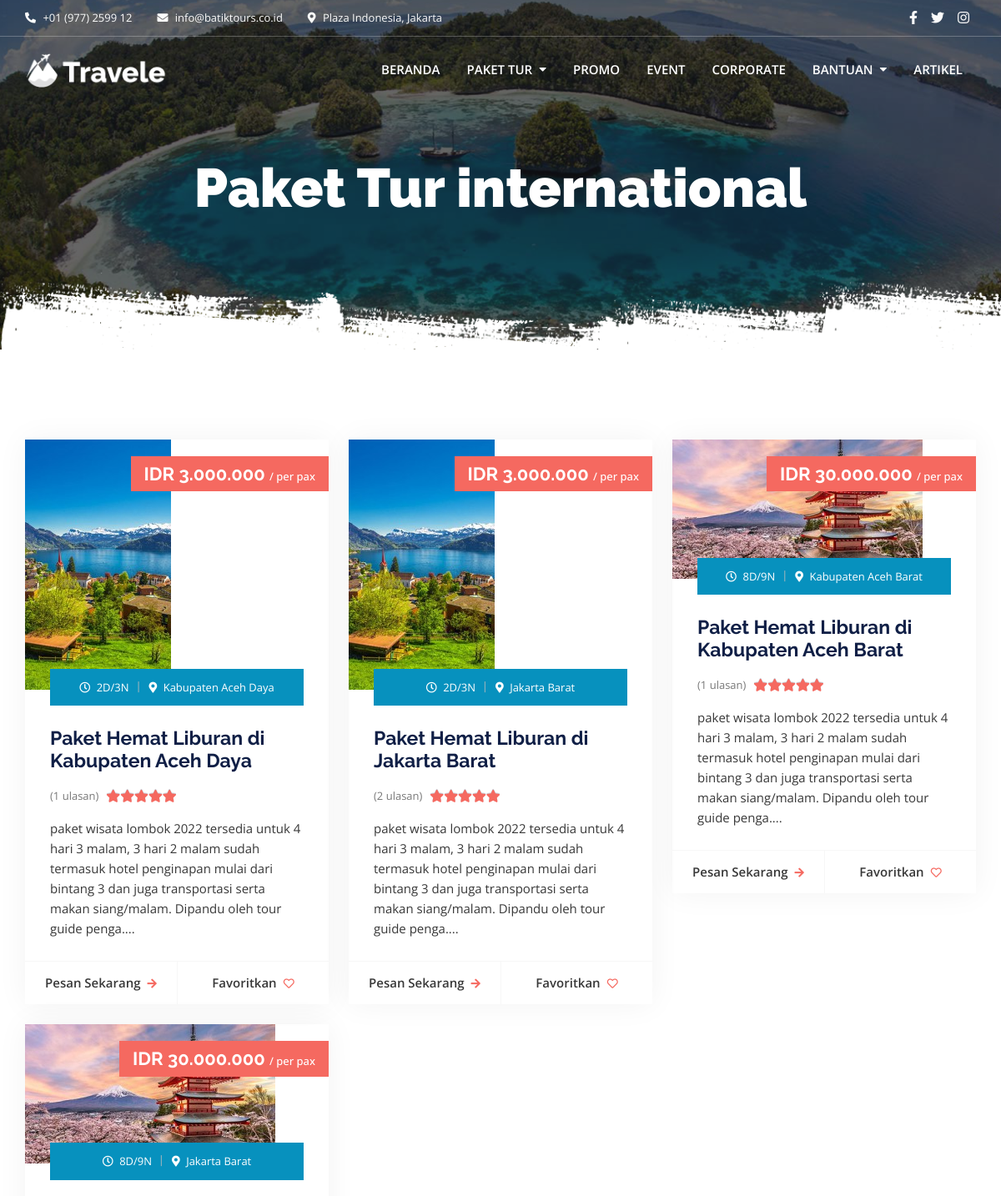
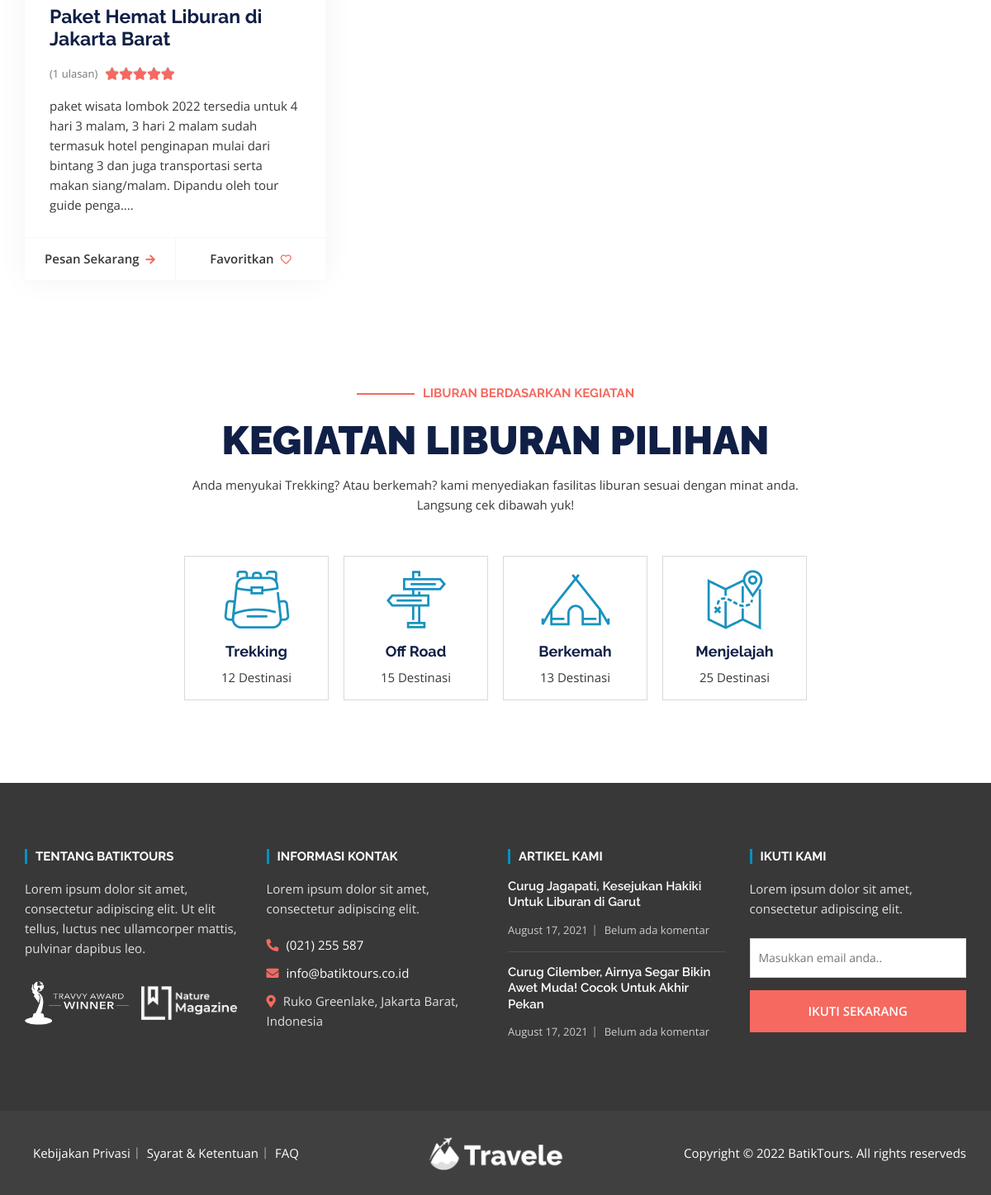
The app's page /index.php/user/international with its own data (2 pictures, top to bottom).
### tables this page shows
CREATE TABLE `package` (
  `id_package` int(11) NOT NULL,
  `package_category_id` int(11) NOT NULL,
  `package_name` varchar(255) NOT NULL,
  `sub_package_name` varchar(255) NOT NULL,
  `slug` varchar(255) NOT NULL,
  `price` int(11) NOT NULL,
  `promo` int(11) NOT NULL,
  `discount` int(11) NOT NULL,
  `star` int(11) NOT NULL,
  `photo` varchar(255) NOT NULL,
  `description` text NOT NULL,
  `itinerary` text NOT NULL,
  `reviews` text NOT NULL,
  `location` varchar(255) NOT NULL,
  `country` int(11) NOT NULL,
  `province` int(11) NOT NULL,
  `cities` varchar(255) NOT NULL,
  `pax` int(11) NOT NULL,
  `day` int(11) NOT NULL,
  `night` int(11) NOT NULL,
  `family` varchar(255) NOT NULL,
  `date` date NOT NULL,
  `post_status` varchar(255) NOT NULL,
  `package_status` int(3) NOT NULL,
  `post_by` varchar(255) NOT NULL,
  `origin` varchar(255) NOT NULL,
  `thumbnail` varchar(255) NOT NULL
);

### application/controllers/User.php (called while the page is built, shortened)
<?php
class User extends CI_Controller {
	public function __construct() {
  		$this->load->helper(array('form', 'url','file'));
			$this->load->library('session');
	}
	public function international() {
		$this->load->model('User_model','package');
		$t['international'] = $this->package->internationals();
		$a['header'] =  $this->load->view('layout/header_frontend',null, true);
		$a['footer'] =  $this->load->view('layout/footer_frontend',null, true);
		$a['content'] =  $this->load->view('international/content',$t, true);
		$page = $this->load->view('layout/layout_frontend',$a);
		return $page;
	}
}

### index.php (called while the page is built, shortened)
<?php
require_once BASEPATH.'core/CodeIgniter.php';

### application/models/User_model.php (called while the page is built, shortened)
<?php
class User_model extends CI_Model {
public function convert_city($id)
{
	$data = $this->db->query("select * from cities where id_cities = '".$id."'")->result_array();
	return $data[0]['cities_name'];
}
public function internationals()
{
	$sql = $this->db->query("select * from package where package_category_id = '2' and package_status = '1' and post_status = 'Publish'")->result_array();
	$row = array();
	for($i=0;$i<count($sql);$i++){
		$row[] = array(
			"id_package" => $sql[$i]['id_package'],
			"package_category_id" => $sql[$i]['package_category_id'],
			"package_name" => $sql[$i]['package_name'],
			"sub_package_name" => $sql[$i]['sub_package_name'],
			"slug" => $sql[$i]['slug'],
			"price" => $sql[$i]['price'],
			"promo" => $sql[$i]['promo'],
			"discount" => $sql[$i]['discount'],
			"star" => $sql[$i]['star'],
			"photo" => $sql[$i]['photo'],
			"description" => $sql[$i]['description'],
			"itinerary" => $sql[$i]['itinerary'],
			"reviews" => $sql[$i]['reviews'],
			"location" => $sql[$i]['location'],
			"cities" => $this->convert_city($sql[$i]['cities']),
			"pax" => $sql[$i]['pax'],
			"day" => $sql[$i]['day'],
			"night" => $sql[$i]['night'],
			"family" => $sql[$i]['family'],
			"date" => $sql[$i]['date'],
			"post_status" => $sql[$i]['post_status'],
			"package_status" => $sql[$i]['package_status'],
			"post_by" => $sql[$i]['post_by'],
			"origin" => $sql[$i]['origin'],
			"thumbnail" => $sql[$i]['thumbnail'],
		);
	}
	return $row;
}
} ?>

### application/views/international/content.php (the view)
<?php include APPPATH."views/layout/menu_user.php" ; ?>
<main id="content" class="site-main">
    <section class="inner-banner-wrap">
        <div class="inner-baner-container"
            style="background-image: url(<?= base_url()?>assets/frontend/assets/images/destinasi.jpg);">
            <div class="container">
                <div class="inner-banner-content">
                    <h1 class="inner-title">Paket Tur international</h1>
                </div>
            </div>
        </div>
        <div class="inner-shape"></div>
    </section>
    <div class="package-section">
        <div class="container">
            <div class="package-inner">
                <div class="row">
                    <?php
                    for($i=0;$i<count($international);$i++){ ?>
                    <div class="col-lg-4 col-md-6">
                        <div class="package-wrap">
                            <figure class="feature-image">
                                <a href="<?= base_url('detail-package/'.$international[$i]['slug'])?>">
                                    <img src="<?= $international[$i]['photo']?>" alt="">
                                </a>
                            </figure>
                            <div class="package-price">
                                <h6>
                                    <span>IDR <?= number_format($international[$i]['price'],0,',','.')?> </span> / per pax
                                </h6>
                            </div>
                            <div class="package-content-wrap">
                                <div class="package-meta text-center">
                                    <ul>
                                        <li>
                                            <i class="far fa-clock"></i>
                                            <?= $international[$i]['day']?>D/<?= $international[$i]['night']?>N
                                        </li>
                                        <li>
                                            <i class="fas fa-map-marker-alt"></i>
                                            <?= $international[$i]['cities']?>
                                        </li>
                                    </ul>
                                </div>
                                <div class="package-content">
                                    <h3>
                                        <a href="<?= base_url('detail-package/'.$international[$i]['slug'])?>">Paket Hemat Liburan di <?= $international[$i]['cities']?></a>
                                    </h3>
                                    <div class="review-area">
                                        <span class="review-text">(<?= $international[$i]['star']?> ulasan)</span>
                                        <div class="rating-start" title="Rated 5 out of 5">
                                            <span style="width: 100%"></span>
                                        </div>
                                    </div>
                                    <p><?= substr($international[$i]['description'],0,200)?>....</p>
                                    <div class="btn-wrap">
                                        <a href="<?= base_url('detail-package/'.$international[$i]['slug'])?>" class="button-text width-6">Pesan Sekarang<i
                                                class="fas fa-arrow-right"></i></a>
                                        <a href="#" class="button-text width-6">Favoritkan<i
                                                class="far fa-heart"></i></a>
                                    </div>
                                </div>
                            </div>
                        </div>
                    </div>
                    <?php } ?>
                </div>
            </div>
        </div>
    </div>
    <section class="activity-section">
        <div class="container">
            <div class="section-heading text-center">
                <div class="row">
                    <div class="col-lg-8 offset-lg-2">
                        <h5 class="dash-style">LIBURAN BERDASARKAN KEGIATAN</h5>
                        <h2>KEGIATAN LIBURAN PILIHAN</h2>
                        <p>Anda menyukai Trekking? Atau berkemah? kami menyediakan fasilitas liburan sesuai dengan minat
                            anda. Langsung cek dibawah yuk!</p>
                    </div>
                </div>
            </div>
            <div class="activity-inner row">
                <div class="col-lg-2 col-md-4 col-sm-6">
                </div>
                <div class="col-lg-2 col-md-4 col-sm-6">
                    <div class="activity-item">
                        <div class="activity-icon">
                            <a href="#">
                                <img src="<?= base_url()?>assets/frontend/assets/images/icon10.png" alt="">
                            </a>
                        </div>
                        <div class="activity-content">
                            <h4>
                                <a href="#">Trekking</a>
                            </h4>
                            <p>12 Destinasi</p>
                        </div>
                    </div>
                </div>
                <div class="col-lg-2 col-md-4 col-sm-6">
                    <div class="activity-item">
                        <div class="activity-icon">
                            <a href="#">
                                <img src="<?= base_url()?>assets/frontend/assets/images/icon8.png" alt="">
                            </a>
                        </div>
                        <div class="activity-content">
                            <h4>
                                <a href="#">Off Road</a>
                            </h4>
                            <p>15 Destinasi</p>
                        </div>
                    </div>
                </div>
                <div class="col-lg-2 col-md-4 col-sm-6">
                    <div class="activity-item">
                        <div class="activity-icon">
                            <a href="#">
                                <img src="<?= base_url()?>assets/frontend/assets/images/icon7.png" alt="">
                            </a>
                        </div>
                        <div class="activity-content">
                            <h4>
                                <a href="#">Berkemah</a>
                            </h4>
                            <p>13 Destinasi</p>
                        </div>
                    </div>
                </div>
                <div class="col-lg-2 col-md-4 col-sm-6">
                    <div class="activity-item">
                        <div class="activity-icon">
                            <a href="#">
                                <img src="<?= base_url()?>assets/frontend/assets/images/icon11.png" alt="">
                            </a>
                        </div>
                        <div class="activity-content">
                            <h4>
                                <a href="#">Menjelajah</a>
                            </h4>
                            <p>25 Destinasi</p>
                        </div>
                    </div>
                </div>
            </div>
        </div>
    </section>
</main>

### records on screen
package: photo (picture), price "3.000.000", day "2", night "3", cities "Kabupaten Aceh Daya", star "1", description "paket wisata lombok 2022 tersedia untuk 4 hari 3 malam, 3 hari 2 malam sudah termasuk hotel penginapan mulai dari bintang 3 dan juga transportasi serta makan siang/malam. Dipandu oleh tour guide penga"
package: photo (picture), price "3.000.000", day "2", night "3", cities "Jakarta Barat", star "2", description "paket wisata lombok 2022 tersedia untuk 4 hari 3 malam, 3 hari 2 malam sudah termasuk hotel penginapan mulai dari bintang 3 dan juga transportasi serta makan siang/malam. Dipandu oleh tour guide penga"
package: photo (picture), price "30.000.000", day "8", night "9", cities "Kabupaten Aceh Barat", star "1", description "paket wisata lombok 2022 tersedia untuk 4 hari 3 malam, 3 hari 2 malam sudah termasuk hotel penginapan mulai dari bintang 3 dan juga transportasi serta makan siang/malam. Dipandu oleh tour guide penga"
package: photo (picture), price "30.000.000", day "8", night "9", cities "Jakarta Barat", star "1", description "paket wisata lombok 2022 tersedia untuk 4 hari 3 malam, 3 hari 2 malam sudah termasuk hotel penginapan mulai dari bintang 3 dan juga transportasi serta makan siang/malam. Dipandu oleh tour guide penga"
